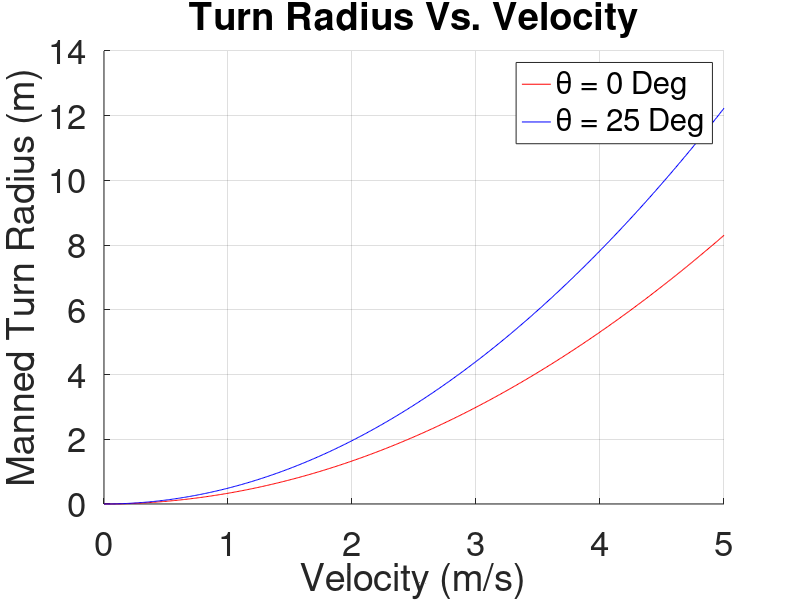

This figure's MATLAB source:
%Turn Radius As A Function of Rover Velocity

clear; close all;

h = 0.538; %Height of CG, m
c = 2; %Length of wheel base, m
y = c/2; %Horizontal location of CG from right wheel, m

g = 1.62; %Lunar gravity, m/s^2
v = [0:0.01:5]; %Velocity, m/s

%Flat Ground Turning
r_flat = ((v.^2)./g).*(h/y);

%Sloped Turning
theta = 25; %Slope angle, Deg

r_slope = ((v.^2)./g)*((((y/h)*cosd(theta))-sind(theta))^-1);

%Plots
figure(1);
hold on;
grid on;
plot(v,r_flat,'r');
plot(v,r_slope,'b');
xlabel('Velocity (m/s)');
ylabel('Manned Turn Radius (m)');
title('Turn Radius Vs. Velocity')
legend('\theta = 0 Deg' ,['\theta = ' num2str(theta) ' Deg']);
set(gca,'FontSize',25);
hold off;